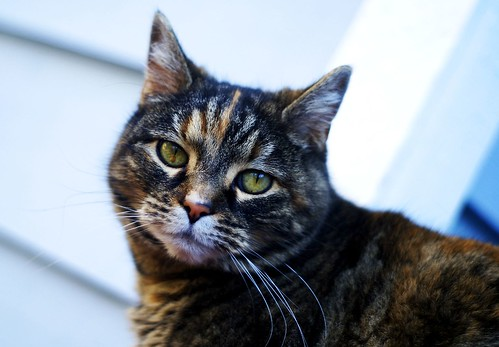
#> input picture week5/imageNet/cat1.jpg, 499 x 347 px
$ python 0205cv_hstack.py
#> lines starting #> are read from the running program, lines starting #| are printed output that depends on the picture
import cv2 #사진처리
import numpy as np #배열붙이기


img1 = cv2.imread('./imageNet/cat1.jpg')
#> img1 is the input picture: shape (347, 499, 3); mean B, G, R 161, 150.9, 142
img2 = cv2.imread('./imageNet/cat2.jpg')
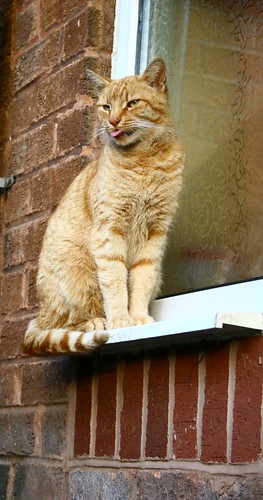
#> input picture week5/imageNet/cat2.jpg, 263 x 500 px
#> img2 is the input picture: shape (500, 263, 3); mean B, G, R 85.1, 111.6, 134.6
# img1 높이 vs img2 높이 더 작은값 선택해서 합치기
h = min(img1.shape[0], img2.shape[0]) #min(행)
#> h = 347
#높이를 맞춘 뒤 가로로 합치기     shape[0]=높이, shape[1]=너비
img1_r = cv2.resize(img1, (int(img1.shape[1]*h/img1.shape[0]),h))
img2_r = cv2.resize(img2, (int(img2.shape[1]*h/img2.shape[0]), h))
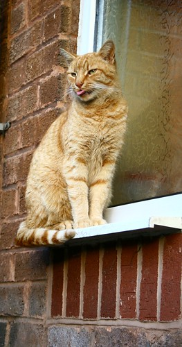
#> img2_r: shape (347, 182, 3); mean B, G, R 84.9, 111.4, 134.5
                                    #새 가로 = 원래가로 × (새높이 / 원래높이) 안찌그러지게맞춤
hstack = np.hstack([img1_r, img2_r])
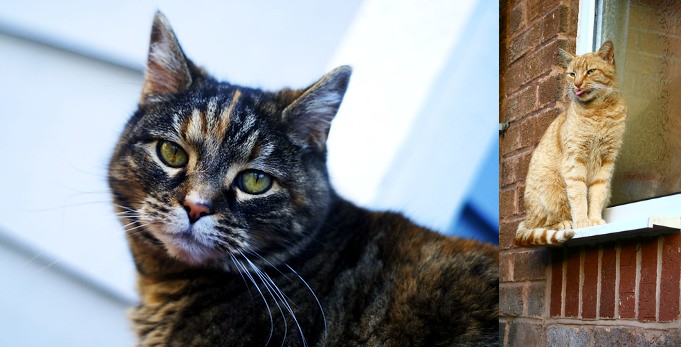
#> hstack: shape (347, 681, 3); mean B, G, R 140.6, 140.3, 140
cv2.imshow('hstack', hstack)    #imshow 창띄우기
cv2.waitKey(0) #waitkey 멈추기
cv2.destroyAllWindows()   #destroy 닫기
#충돌할때(밑에 두코드씀)
#pip install easyocr
#pip install --user easyocr

# 이코드들은 cat1+cat2 가로로합쳐서 나란히 보여주는 코드
#사진1,2불러옴 -> 높이 맞춤 -> 비율유지리사이즈 -> 옆으로 붙임 -> 화면출력
